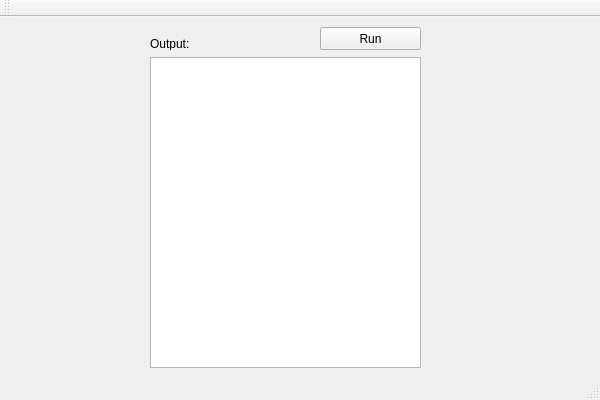
<?xml version="1.0" encoding="UTF-8"?>
<ui version="4.0">
 <class>MainWindow</class>
 <widget class="QMainWindow" name="MainWindow">
  <property name="geometry">
   <rect>
    <x>0</x>
    <y>0</y>
    <width>600</width>
    <height>400</height>
   </rect>
  </property>
  <property name="windowTitle">
   <string>MainWindow</string>
  </property>
  <widget class="QWidget" name="centralWidget">
   <widget class="QTextEdit" name="txtOutput">
    <property name="geometry">
     <rect>
      <x>150</x>
      <y>40</y>
      <width>271</width>
      <height>311</height>
     </rect>
    </property>
   </widget>
   <widget class="QPushButton" name="btRun">
    <property name="geometry">
     <rect>
      <x>320</x>
      <y>10</y>
      <width>101</width>
      <height>23</height>
     </rect>
    </property>
    <property name="text">
     <string>Run</string>
    </property>
   </widget>
   <widget class="QLabel" name="lblOutput">
    <property name="geometry">
     <rect>
      <x>150</x>
      <y>20</y>
      <width>46</width>
      <height>13</height>
     </rect>
    </property>
    <property name="text">
     <string>Output:</string>
    </property>
   </widget>
  </widget>
  <widget class="QMenuBar" name="menuBar">
   <property name="geometry">
    <rect>
     <x>0</x>
     <y>0</y>
     <width>600</width>
     <height>21</height>
    </rect>
   </property>
  </widget>
  <widget class="QToolBar" name="mainToolBar">
   <attribute name="toolBarArea">
    <enum>TopToolBarArea</enum>
   </attribute>
   <attribute name="toolBarBreak">
    <bool>false</bool>
   </attribute>
  </widget>
  <widget class="QStatusBar" name="statusBar"/>
 </widget>
 <layoutdefault spacing="6" margin="11"/>
 <resources/>
 <connections/>
</ui>
